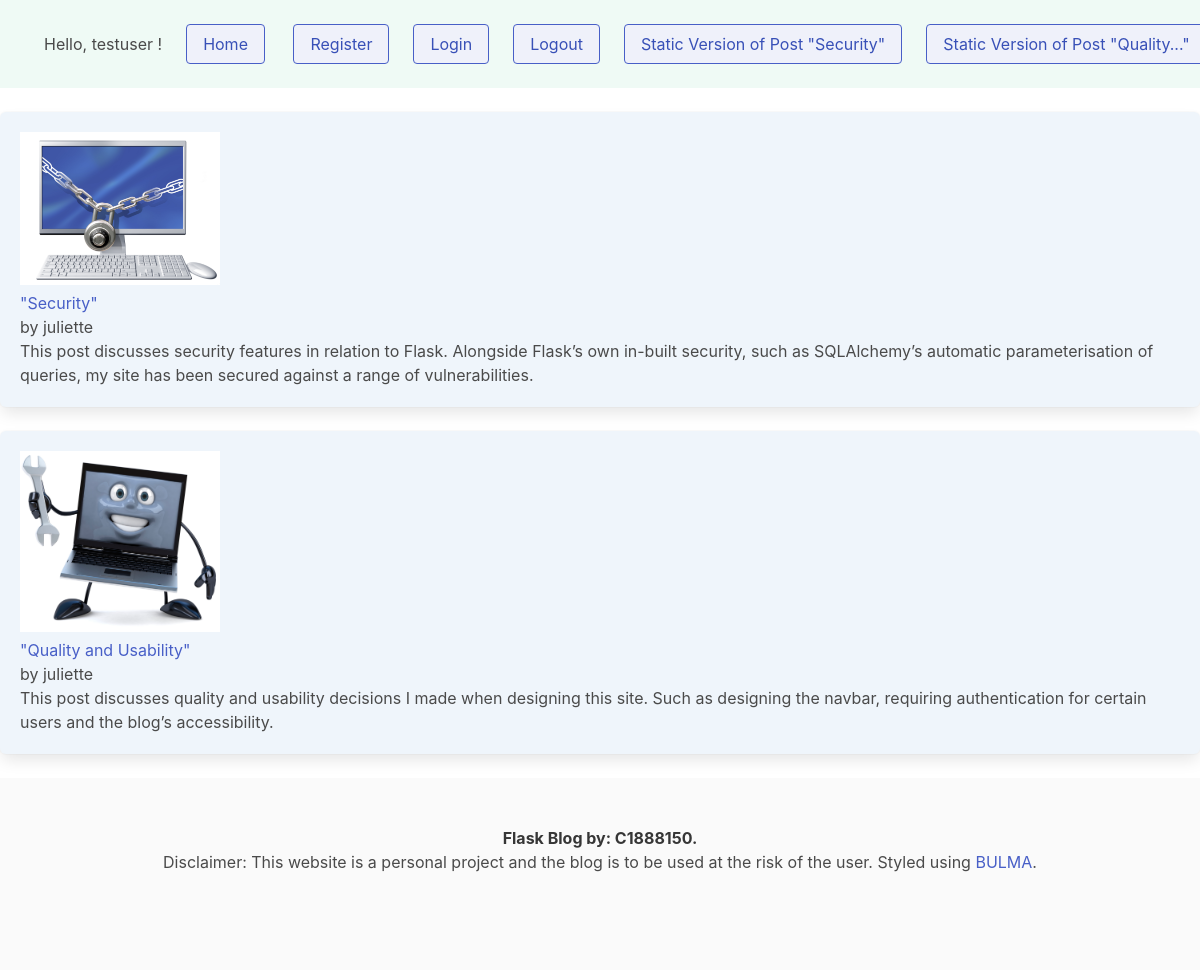
The app's page /home (signed in) with its own data.
### blog/models.py (models this page shows, shortened)
class User(UserMixin,db.Model):
  id = db.Column(db.Integer, primary_key=True)
  first_name = db.Column(db.String(20), unique=False, nullable=False)
  last_name = db.Column(db.String(20), unique=False, nullable=False)
  email = db.Column(db.String(100), unique=True, nullable=False)
  hashed_password=db.Column(db.String(128))
  post = db.relationship('Post', backref='user', lazy=True)
  comment = db.relationship('Comments', backref='user', lazy=True)
  @property
  def password(self):
    raise AttributeError('Password is not readable.')

class Post(db.Model):
  id = db.Column(db.Integer, primary_key=True)
  date = db.Column(db.DateTime, nullable=False, default=datetime.utcnow)
  title = db.Column(db.Text, nullable=False)
  content_summary = db.Column(db.Text, nullable=False)
  content = db.Column(db.Text, nullable=False)
  image_file = db.Column(db.String(40), nullable=False, default='default.jpg')
  author_id = db.Column(db.Integer, db.ForeignKey('user.id'), nullable=False)

### blog/routes.py (the view)
@app.route("/")
@app.route("/home", methods=['GET','POST'])
def home():
  posts=Post.query.all()
  return render_template('home.html',posts=posts)

### blog/models.py (called while the page is built)
@login_manager.user_loader
def load_user(user_id):
  return User.query.get(int(user_id))

### blog/templates/home.html
{% extends "layout.html" %}
{% block content %}
<br>
{% for post in posts %}
<div class="tile is-parent" >
  <article class="tile is-child box has-background-info-light	">
  <p><a href="{{ url_for('post', post_id=post.id) }}">
    <img src="{{ url_for('static', filename='img/' + post.image_file) }}" width="200" height="200"></p>
    <p>  "{{ post.title }}"</a></p>
    <p>by {{ post.user.first_name }}</p>
    <p>{{ post.content_summary }}</p>
  </article>
</div>
{% endfor %}
{% endblock content %}

### blog/templates/layout.html (shortened to what this page needs)
<!DOCTYPE html>
<html>
<head>
<link rel="stylesheet" href="https://cdn.jsdelivr.net/npm/bulma@0.9.4/css/bulma.min.css">
</head>
<nav class="navbar has-background-success-light	is-spaced	">
<div class="navbar-brand">
    <div class="navbar-item">
  {% if current_user.is_anonymous %}
  Hello, guest !
  {% else %}
  Hello, {{ current_user.first_name }} !
  {% endif %}
</div>
</div>
<div class="navbar-item">
<a href="{{ url_for('home') }}" class="button is-link is-primary is-light is-outlined">Home</a>&nbsp
</div>
<div class="navbar-item">
<a href="{{ url_for('register') }}" class="button is-link is-primary is-light is-outlined">Register</a>
</div>
<div class="navbar-item">
<a href="{{ url_for('login') }}" class="button is-link is-primary is-light is-outlined">Login</a>
</div>
{% if current_user.is_authenticated %}
<div class="navbar-item">
<a href="{{ url_for('logout') }}" class="button is-link is-primary is-light is-outlined">Logout</a>
</div>
{% endif %}
<div class="navbar-item">
  <a href="{{ url_for('staticposts') }}" class="button is-link is-primary is-light is-outlined">Static Version of Post "Security"</a>
  </div>
  <div class="navbar-item">
    <a href="{{ url_for('quality_usability') }}" class="button is-link is-primary is-light is-outlined">Static Version of Post "Quality..."</a>
    </div>
</nav>
<body>
<div class="columns is-flex-direction-column is-fullheight-100vh">
{% block content %}
{% endblock %}
</div>
</body>
  <footer class="footer is-align-items-self-end">
    <div class="content has-text-centered">
      <p>
        <strong>Flask Blog by: C1888150.</strong> <br> Disclaimer: This website is a personal project and the blog is to be used at the risk of the user.
         Styled using <a href="http://creativecommons.org/licenses/by-nc-sa/4.0/">BULMA</a>.
      </p>
    </div>
  </footer>
</html>

### records on screen
User: first_name "testuser"
Post: image_file (picture), title "Security", user.first_name "juliette", content_summary "This post discusses security features in relation to Flask. Alongside Flask’s own in-built security, such as SQLAlchemy’s automatic parameterisation of queries, my site has been secured against a range of vulnerabilities."
Post: image_file (picture), title "Quality and Usability", user.first_name "juliette", content_summary "This post discusses quality and usability decisions I made when designing this site. Such as designing the navbar, requiring authentication for certain users and the blog’s accessibility."
